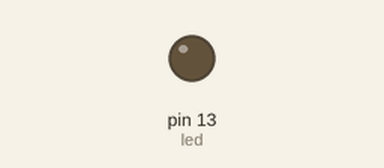
Simulated run of this sketch. Board: Arduino Uno, built with avr-gcc and run on an emulated ATmega328P. Parts: output pins drawn as LEDs (lit = HIGH).

Above: at 0.42 s.
At 39.56 s:
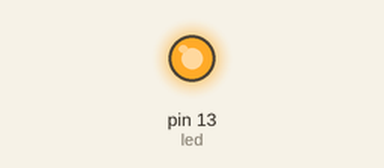
Timing chart, 0 to 40.0 s (numbered marks = the images above):
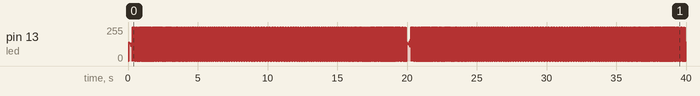

The sketch:

recursive_blinking_light.ino
```cpp
// (licence header left out)
int led = 13;

void setup(){
  pinMode(led, OUTPUT);
  recurse(1, 1);
}

void loop(){
  // nothing here (mandatory method)
}

void recurse(long i, long direction){
   // delay between blinks will change according to recursion depth

  if(i == 100){
     direction = 0;
  }
  if(i == 1){
    direction = 1;
  }

  digitalWrite(led, HIGH);
  delay(i);
  digitalWrite(led, LOW);
  delay(i);


  if(direction == 0){
   recurse(i-1, direction);
  }
  else{
   recurse(i+1, direction);
  }

}
```
